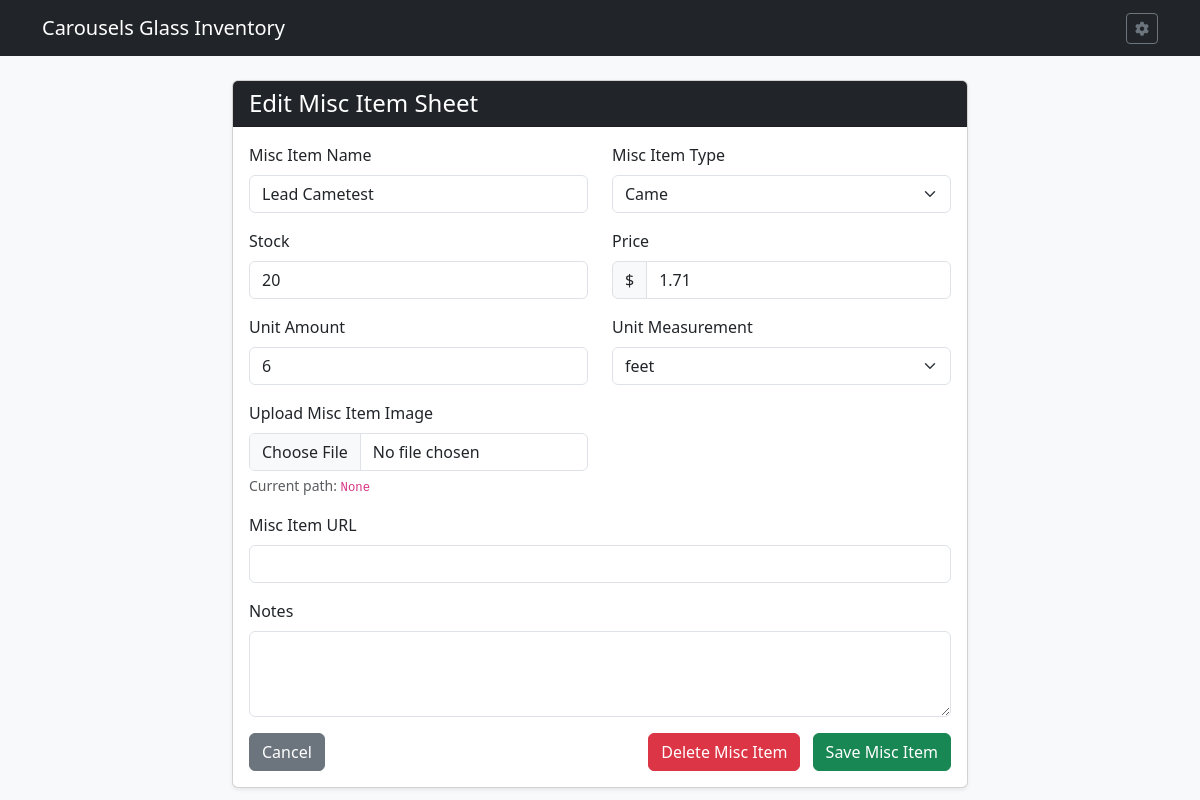
/misc_items/edit/3, run on an earlier commit of the app's database.
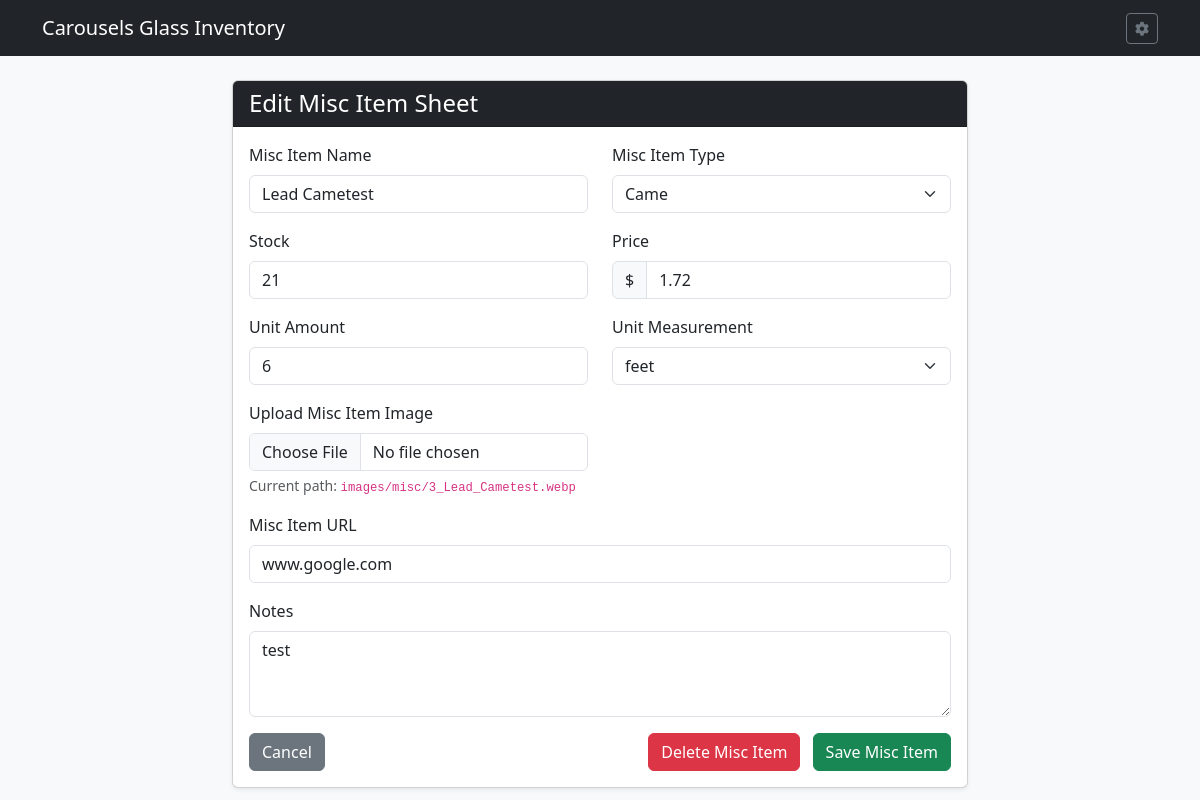
And on a later commit of the database.
### tables this page shows
CREATE TABLE MSI (

    MSIID INTEGER PRIMARY KEY AUTOINCREMENT,	--Misc Item ID
    MSINAME TEXT,				--Misc Item Name
    MSIIMG TEXT,				--Misc Item Image
    MSISTOCK INTEGER,				--Misc Item Stock
    MSIURL TEXT,				--Misc Item URL
    MSINOTE TEXT,				--Misc Item Notes
    MSIUNIT NUMERIC,				--Misc Item Units per Item
    UNTTYPE TEXT,				--Misc Item Unit Type
    MSITYPE TEXT,				--Misc Item Category Type
    ISACTIVE INTEGER,				--Is Active Bool

    FOREIGN KEY (MSITYPE) REFERENCES MST(MSITYPE) ON DELETE CASCADE ON UPDATE CASCADE,
    FOREIGN KEY (UNTTYPE) REFERENCES UNTS(UNTTYPE) ON DELETE CASCADE ON UPDATE CASCADE
    
);

CREATE TABLE MSP (
    MSIID INTEGER,				--Misc Item ID 
    MSIPRICE NUMERIC,                         	--Misc Item Price
    STDATE TEXT,                              	--Price Start Date
    ENDDATE TEXT,                             	--Price End Date

    FOREIGN KEY (MSIID) REFERENCES MSI(MSIID) ON DELETE CASCADE ON UPDATE CASCADE

);

CREATE TABLE MST (
    MSITYPE TEXT PRIMARY KEY			--Misc Item Type
);

CREATE TABLE UNTS (
    UNTTYPE TEXT PRIMARY KEY,			--Unit Type 
    CFACTOR NUMERIC				--Conversion Factor

);

### routes/misc_routes.py (the view, shortened to what this page needs)
@misc_bp.route('/misc_items/edit/<int:misc_id>', methods=['GET', 'POST'])
def edit_misc(misc_id):
    db = get_db_from_app()
    misc = db.execute('''

        SELECT m.*, p.MSIPRICE

        FROM MSI m

        LEFT JOIN MSP p ON m.MSIID = p.MSIID

        WHERE m.MSIID = ?

    ''', (misc_id,)).fetchone()
    if not misc:
        flash('Misc Item record not found.', 'danger')
        return redirect(url_for('misc_bp.list_misc'))
    unit_types = db.execute("SELECT * FROM UNTS").fetchall()
    misc_types = db.execute("SELECT * FROM MST").fetchall()
    return render_template(
        'misc_form.html', misc=misc, unit_types=unit_types, misc_types=misc_types,
        action='Edit',
    )

### app.py (called while the page is built)
def get_db():
    conn = sqlite3.connect(DATABASE)
    conn.row_factory = sqlite3.Row
    conn.execute("PRAGMA foreign_keys = ON;")
    return conn

### routes/misc_routes.py (called while the page is built)
def get_db_from_app():
    from __main__ import get_db
    return get_db()

### templates/misc_form.html (shortened to what the changed rows need)
{% extends 'base.html' %}
{% block content %}
<div class="row justify-content-center">
    <div class="col-md-8">
        <div class="card shadow-sm">
            <div class="card-body">
                <form method="POST" enctype="multipart/form-data">
                    <div class="row mb-3">
                        <div class="col-md-6">
                            <label class="form-label">Misc Item Name</label>
                            <input type="text" name="MSINAME" class="form-control" value="{{ misc.MSINAME if misc else '' }}" required maxlength="255" required>
			</div>
                        <div class="col-md-6">
                            <label class="form-label">Misc Item Type</label>
                            <select name="MSITYPE" class="form-select" required>
                                {% for t in misc_types %}
                                    <option value="{{ t.MSITYPE }}" {% if misc and misc.MSITYPE == t.MSITYPE %}selected{% endif %}>
                                        {{ t.MSITYPE }}
                                    </option>
                                {% endfor %}
                            </select>
			</div>
                    </div>
                    <div class="row mb-3">
                        <div class="col-md-6">
                            <label class="form-label">Stock</label>
				<input type="number" class="form-control" id="MSISTOCK" name="MSISTOCK" value="{{ misc.MSISTOCK if misc else '' }}" step="1" min="0">
                        </div>
                        <div class="col-md-6">
                            <div class="input-group">
                                <span class="input-group-text">$</span>
                                <input type="number" step="0.01" min="0.00" name="MSIPRICE" class="form-control" value="{{ misc.MSIPRICE if misc else '' }}" placeholder="0.00">
                            </div>
                        </div>
		    </div>
                    <div class="row mb-3">
                        <div class="col-md-6">
                            <label class="form-label">Unit Amount</label>
				<input type="number" class="form-control" id="MSIUNIT" name="MSIUNIT" value="{{ misc.MSIUNIT if misc else '' }}" step="any">
                        </div>
			<div class="col-md-6">
                            <label class="form-label">Unit Measurement</label>
                            <select name="UNTTYPE" class="form-select" required>
                                {% for u in unit_types %}
                                    <option value="{{ u.UNTTYPE }}" {% if misc and misc.UNTTYPE == u.UNTTYPE %}selected{% endif %}>
                                        {{ u.UNTTYPE }}
                                    </option>
                                {% endfor %}
                            </select>
			</div>
                    </div>
                    <div class="row mb-3">
			<div class="col-md-6">
                            {% if misc and misc.MSIIMG %}
                            <div class="form-text text-truncate mt-1">
                                Current path: <code>{{ misc.MSIIMG }}</code>
                            </div>
                            {% endif %}
                        </div>
                    </div>
                    <div class="mb-3">
                        <label class="form-label">Misc Item URL</label>
                        <input type="text" name="MSIURL" class="form-control" value="{{ misc.MSIURL if misc else '' }}">
                    </div>
                    <div class="mb-3">
                        <label class="form-label">Notes</label>
                        <textarea name="MSINOTE" class="form-control" rows="3">{{ misc.MSINOTE if misc else '' }}</textarea>
                    </div>
                </form>
            </div>
        </div>
    </div>
</div>
{% endblock %}

What changed in the data, as far as the page shows it:
changed MSI "Lead Cametest": MSISTOCK "20" → "21"; MSIIMG "None" → "images/misc/3_Lead_Cametest.webp"; MSIURL (not shown) → "www.google.com"; MSINOTE (not shown) → "test"
changed MSP: MSIPRICE "1.71" → "1.72"
